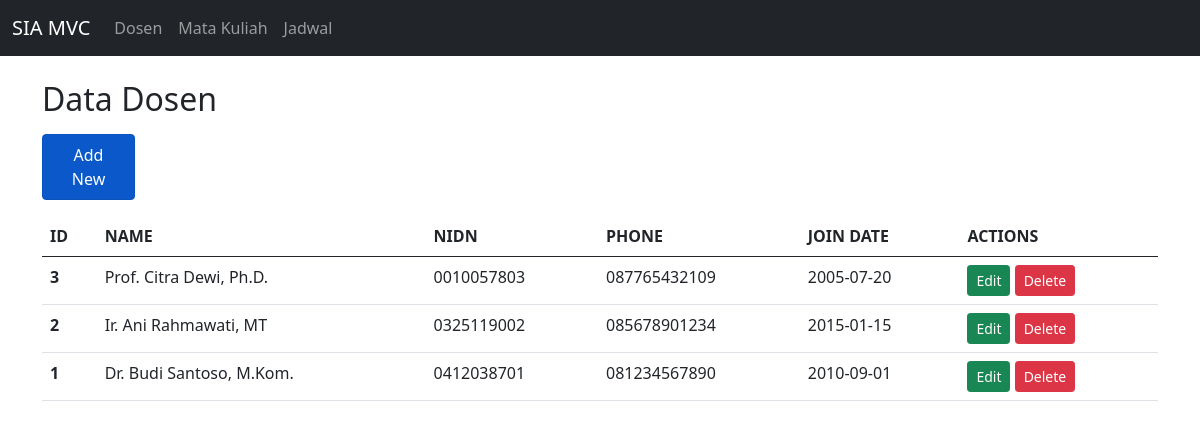
Screenshot of /project/public/index.php with the database file from the repository.
### tables this page shows
CREATE TABLE `lecturers` (
  `id` int(11) NOT NULL,
  `name` varchar(100) NOT NULL,
  `nidn` varchar(20) NOT NULL,
  `phone` varchar(15) DEFAULT NULL,
  `join_date` date NOT NULL
);

### project/controllers/LecturerController.php (called while the page is built, shortened)
<?php
class LecturerController {
    private $model;
    public function __construct($db) {
        $this->model = new LecturerModel($db);
    }
    public function index() {
        $lecturers = $this->model->getAll();
        require '../views/lecturer/list.php';
    }
}

### project/models/LecturerModel.php (called while the page is built, shortened)
<?php
class LecturerModel {
    private $conn;
    public function __construct($db) {
        $this->conn = $db;
    }
    public function getAll() {
        $sql = "SELECT * FROM lecturers ORDER BY id DESC";
        $result = $this->conn->query($sql);
        return $result ?: false;
    }
}

### project/views/lecturer/list.php (the view, shortened to what this page needs)
<!doctype html>
<html lang="en">
<head>
    <link href="bootstrap.min.css" rel="stylesheet">
</head>
<body>
  <?php include '../views/includes/navbar.php'; ?>
  <div class="container my-4">
    <h2>Data Dosen</h2>
    <div class="col-1 my-3">
      <a type="button" class="btn btn-primary nav-link active"
         href="index.php?controller=lecturer&action=create">Add New</a>
    </div>
    <table class="table">
      <thead>
        <tr>
          <th>ID</th>
          <th>NAME</th>
          <th>NIDN</th>
          <th>PHONE</th>
          <th>JOIN DATE</th>
          <th>ACTIONS</th>
        </tr>
      </thead>
      <tbody>
        <?php
        if ($lecturers) {
          while ($row = $lecturers->fetch_assoc()) {
            echo "
              <tr>
                <th>{$row['id']}</th>
                <td>{$row['name']}</td>
                <td>{$row['nidn']}</td>
                <td>{$row['phone']}</td>
                <td>{$row['join_date']}</td>
                <td>
                    <a class='btn btn-success btn-sm' href='index.php?controller=lecturer&action=edit&id={$row['id']}'>Edit</a>
                    <a class='btn btn-danger btn-sm' href='index.php?controller=lecturer&action=delete&id={$row['id']}' onclick=\"return confirm('Yakin ingin menghapus data Dosen ini?');\">Delete</a>
                </td>
              </tr>
            ";
          }
        } else {
            echo "<tr><td colspan='6' class='text-center'>Data Dosen tidak ditemukan.</td></tr>";
        }
        ?>
      </tbody>
    </table>
  </div>
</body>
</html>

### rows the page displays
lecturers: id "3", name "Prof. Citra Dewi, Ph.D.", nidn "0010057803", phone "087765432109", join_date "2005-07-20"
lecturers: id "2", name "Ir. Ani Rahmawati, MT", nidn "0325119002", phone "085678901234", join_date "2015-01-15"
lecturers: id "1", name "Dr. Budi Santoso, M.Kom.", nidn "0412038701", phone "081234567890", join_date "2010-09-01"
